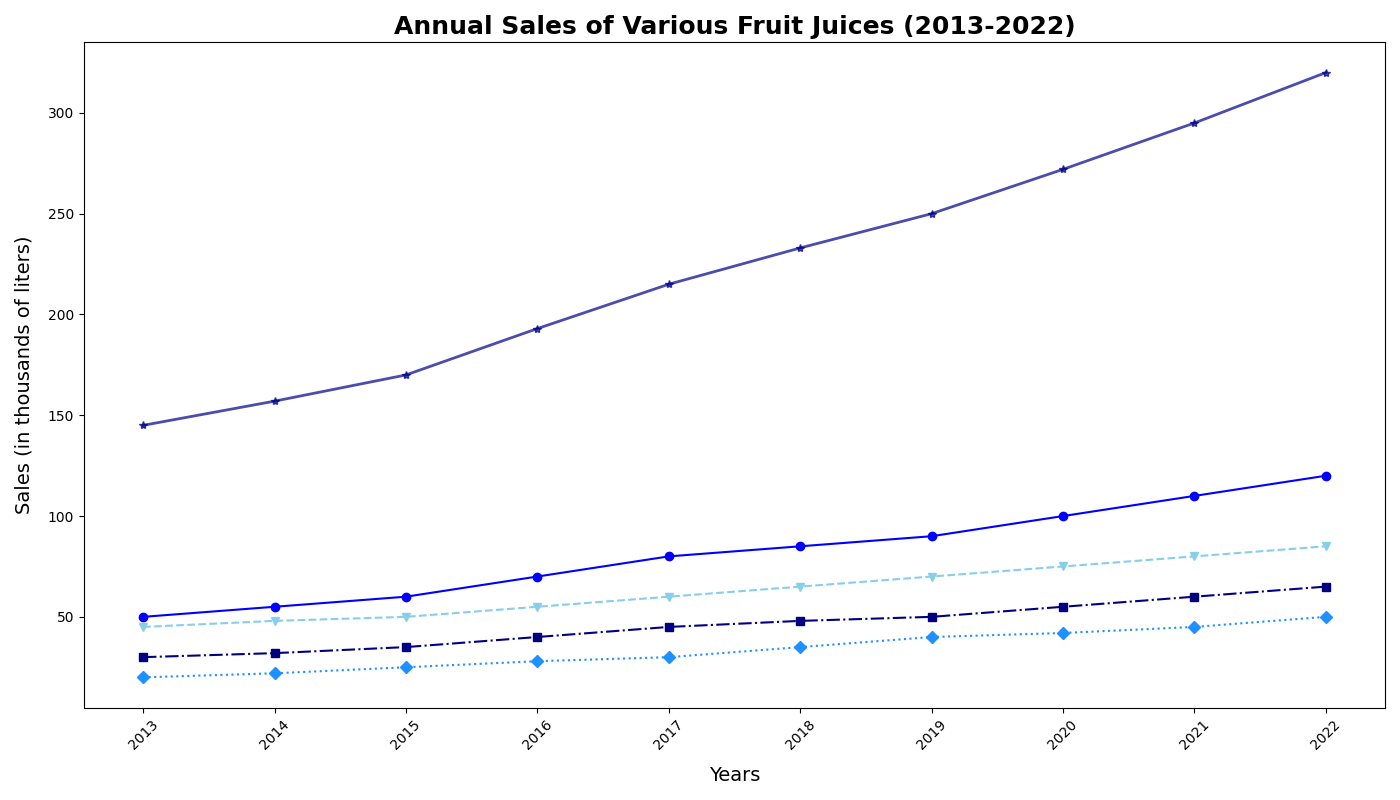

Recreate this plot in Python.
import matplotlib.pyplot as plt
import numpy as np

years = np.arange(2013, 2023)

apple_sales = np.array([50, 55, 60, 70, 80, 85, 90, 100, 110, 120])
orange_sales = np.array([45, 48, 50, 55, 60, 65, 70, 75, 80, 85])
grape_sales = np.array([30, 32, 35, 40, 45, 48, 50, 55, 60, 65])
pineapple_sales = np.array([20, 22, 25, 28, 30, 35, 40, 42, 45, 50])

total_sales = apple_sales + orange_sales + grape_sales + pineapple_sales

fig, ax = plt.subplots(figsize=(14, 8))

# Updated colors: using shades of blue for different lines
ax.plot(years, apple_sales, marker='o', linestyle='-', color='blue')
ax.plot(years, orange_sales, marker='v', linestyle='--', color='skyblue')
ax.plot(years, grape_sales, marker='s', linestyle='-.', color='navy')
ax.plot(years, pineapple_sales, marker='D', linestyle=':', color='dodgerblue')

ax.plot(years, total_sales, marker='*', linestyle='-', linewidth=2, color='darkblue', alpha=0.7)

ax.set_title('Annual Sales of Various Fruit Juices (2013-2022)', fontsize=18, fontweight='bold')
ax.set_xlabel('Years', fontsize=14, labelpad=10)
ax.set_ylabel('Sales (in thousands of liters)', fontsize=14, labelpad=10)

ax.set_xticks(years)
ax.set_xticklabels(years, rotation=45)

plt.tight_layout()
plt.show()
